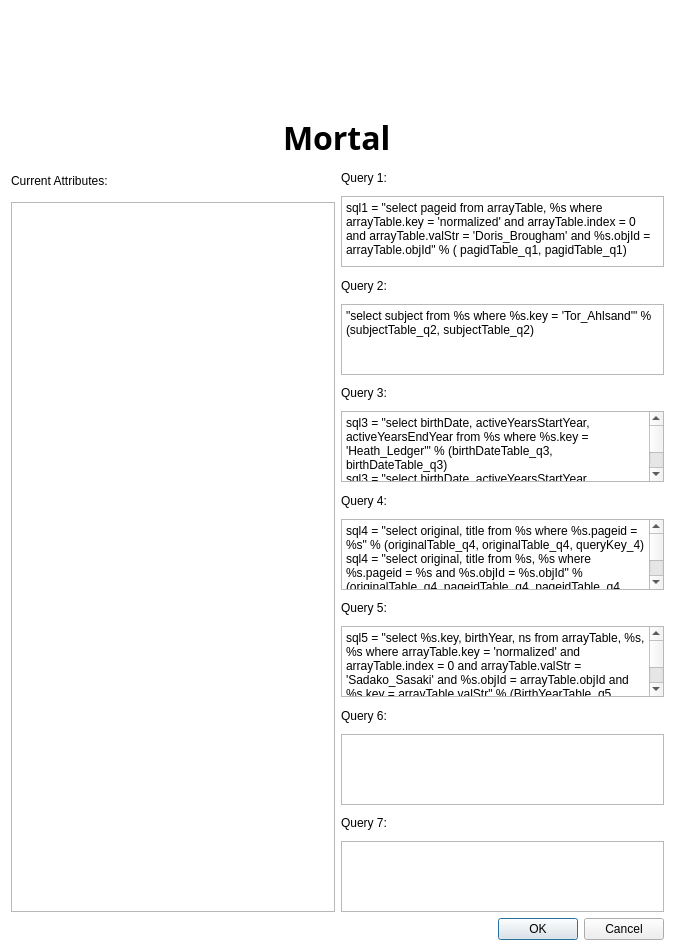
<?xml version="1.0" encoding="UTF-8"?>
<ui version="4.0">
 <class>Dialog_loadMultiModleFile</class>
 <widget class="QDialog" name="Dialog_loadMultiModleFile">
  <property name="geometry">
   <rect>
    <x>0</x>
    <y>0</y>
    <width>675</width>
    <height>951</height>
   </rect>
  </property>
  <property name="windowTitle">
   <string>Input Query workload</string>
  </property>
  <property name="styleSheet">
   <string notr="true">QDialog{
	background-color: rgb(255, 255, 255);
}</string>
  </property>
  <layout class="QVBoxLayout" name="verticalLayout_4">
   <item>
    <layout class="QVBoxLayout" name="verticalLayout_2" stretch="0,0">
     <property name="spacing">
      <number>0</number>
     </property>
     <property name="sizeConstraint">
      <enum>QLayout::SetMinimumSize</enum>
     </property>
     <property name="leftMargin">
      <number>0</number>
     </property>
     <property name="topMargin">
      <number>0</number>
     </property>
     <property name="rightMargin">
      <number>0</number>
     </property>
     <property name="bottomMargin">
      <number>0</number>
     </property>
     <item>
      <layout class="QHBoxLayout" name="horizontalLayout_logp">
       <item>
        <widget class="QLabel" name="label_logo">
         <property name="sizePolicy">
          <sizepolicy hsizetype="Minimum" vsizetype="Minimum">
           <horstretch>149</horstretch>
           <verstretch>104</verstretch>
          </sizepolicy>
         </property>
         <property name="minimumSize">
          <size>
           <width>149</width>
           <height>104</height>
          </size>
         </property>
         <property name="maximumSize">
          <size>
           <width>149</width>
           <height>104</height>
          </size>
         </property>
         <property name="styleSheet">
          <string notr="true"/>
         </property>
         <property name="text">
          <string/>
         </property>
         <property name="pixmap">
          <pixmap>logo.png</pixmap>
         </property>
         <property name="scaledContents">
          <bool>true</bool>
         </property>
        </widget>
       </item>
      </layout>
     </item>
     <item>
      <layout class="QHBoxLayout" name="horizontalLayout_mortal">
       <item>
        <widget class="QLabel" name="label_mortal">
         <property name="sizePolicy">
          <sizepolicy hsizetype="Fixed" vsizetype="Fixed">
           <horstretch>0</horstretch>
           <verstretch>0</verstretch>
          </sizepolicy>
         </property>
         <property name="font">
          <font>
           <family>.SF NS Text</family>
           <pointsize>24</pointsize>
           <weight>75</weight>
           <italic>false</italic>
           <bold>true</bold>
          </font>
         </property>
         <property name="styleSheet">
          <string notr="true"/>
         </property>
         <property name="text">
          <string>Mortal</string>
         </property>
        </widget>
       </item>
      </layout>
     </item>
    </layout>
   </item>
   <item>
    <layout class="QHBoxLayout" name="horizontalLayout_2">
     <item>
      <layout class="QVBoxLayout" name="verticalLayout_3">
       <item>
        <widget class="QLabel" name="label_8">
         <property name="text">
          <string>Current Attributes:</string>
         </property>
        </widget>
       </item>
       <item>
        <widget class="QListWidget" name="listWidget_notoAttributes">
         <property name="minimumSize">
          <size>
           <width>0</width>
           <height>710</height>
          </size>
         </property>
         <property name="maximumSize">
          <size>
           <width>16777215</width>
           <height>710</height>
          </size>
         </property>
        </widget>
       </item>
      </layout>
     </item>
     <item>
      <layout class="QVBoxLayout" name="verticalLayout">
       <item>
        <layout class="QHBoxLayout" name="horizontalLayout_5">
         <property name="sizeConstraint">
          <enum>QLayout::SetDefaultConstraint</enum>
         </property>
         <property name="topMargin">
          <number>0</number>
         </property>
         <property name="rightMargin">
          <number>0</number>
         </property>
         <property name="bottomMargin">
          <number>0</number>
         </property>
         <item>
          <widget class="QLabel" name="label">
           <property name="text">
            <string>Query 1:</string>
           </property>
          </widget>
         </item>
        </layout>
       </item>
       <item>
        <layout class="QHBoxLayout" name="horizontalLayout">
         <item>
          <widget class="QPlainTextEdit" name="plainTextEdit_query1">
           <property name="maximumSize">
            <size>
             <width>16777215</width>
             <height>71</height>
            </size>
           </property>
           <property name="plainText">
            <string>sql1 = &quot;select pageid from arrayTable, %s where arrayTable.key = 'normalized' and arrayTable.index = 0 and arrayTable.valStr = 'Doris_Brougham' and %s.objId = arrayTable.objId&quot; % ( pagidTable_q1, pagidTable_q1)</string>
           </property>
          </widget>
         </item>
        </layout>
       </item>
       <item>
        <widget class="QLabel" name="label_2">
         <property name="text">
          <string>Query 2:</string>
         </property>
        </widget>
       </item>
       <item>
        <widget class="QPlainTextEdit" name="plainTextEdit_query2">
         <property name="maximumSize">
          <size>
           <width>16777215</width>
           <height>71</height>
          </size>
         </property>
         <property name="plainText">
          <string>&quot;select subject from %s where %s.key = 'Tor_Ahlsand'&quot; % (subjectTable_q2, subjectTable_q2)</string>
         </property>
        </widget>
       </item>
       <item>
        <widget class="QLabel" name="label_3">
         <property name="text">
          <string>Query 3:</string>
         </property>
        </widget>
       </item>
       <item>
        <widget class="QPlainTextEdit" name="plainTextEdit_query3">
         <property name="maximumSize">
          <size>
           <width>16777215</width>
           <height>71</height>
          </size>
         </property>
         <property name="plainText">
          <string>sql3 = &quot;select birthDate, activeYearsStartYear, activeYearsEndYear from %s where %s.key = 'Heath_Ledger'&quot; % (birthDateTable_q3, birthDateTable_q3)
sql3 = &quot;select birthDate, activeYearsStartYear, activeYearsEndYear from %s, %s where %s.key = 'Heath_Ledger' and %s.key = %s.key&quot; % (birthDateTable_q3, activeYearsEndYearTable_q3, birthDateTable_q3, birthDateTable_q3, activeYearsEndYearTable_q3)
sql3 = &quot;select birthDate, activeYearsStartYear, activeYearsEndYear from %s, %s, %s where %s.key = 'Heath_Ledger' and %s.key = %s.key and %s.key = %s.key&quot; % (birthDateTable_q3, activeYearsStartYearTable_q3, activeYearsEndYearTable_q3, birthDateTable_q3, birthDateTable_q3, activeYearsStartYearTable_q3, birthDateTable_q3, activeYearsEndYearTable_q3)</string>
         </property>
        </widget>
       </item>
       <item>
        <widget class="QLabel" name="label_4">
         <property name="text">
          <string>Query 4:</string>
         </property>
        </widget>
       </item>
       <item>
        <widget class="QPlainTextEdit" name="plainTextEdit_query4">
         <property name="maximumSize">
          <size>
           <width>16777215</width>
           <height>71</height>
          </size>
         </property>
         <property name="plainText">
          <string>sql4 = &quot;select original, title from %s where %s.pageid = %s&quot; % (originalTable_q4, originalTable_q4, queryKey_4)
sql4 = &quot;select original, title from %s, %s where %s.pageid = %s and %s.objId = %s.objId&quot; % (originalTable_q4, pageidTable_q4, pageidTable_q4, queryKey_4, originalTable_q4, pageidTable_q4)
sql4 = &quot;select original, title from %s, %s, %s where %s.pageid = %s and %s.objId = %s.objId and %s.objId = %s.objId&quot; % (originalTable_q4, titleTable_q4, pageidTable_q4, pageidTable_q4, queryKey_4, originalTable_q4, titleTable_q4, originalTable_q4, pageidTable_q4)</string>
         </property>
        </widget>
       </item>
       <item>
        <widget class="QLabel" name="label_5">
         <property name="text">
          <string>Query 5:</string>
         </property>
        </widget>
       </item>
       <item>
        <widget class="QPlainTextEdit" name="plainTextEdit_query5">
         <property name="maximumSize">
          <size>
           <width>16777215</width>
           <height>71</height>
          </size>
         </property>
         <property name="plainText">
          <string>sql5 = &quot;select %s.key, birthYear, ns from arrayTable, %s, %s where arrayTable.key = 'normalized' and arrayTable.index = 0 and arrayTable.valStr = 'Sadako_Sasaki' and %s.objId = arrayTable.objId and %s.key = arrayTable.valStr&quot; % (BirthYearTable_q5, BirthYearTable_q5, nsTable_q5, nsTable_q5, BirthYearTable_q5)</string>
         </property>
        </widget>
       </item>
       <item>
        <widget class="QLabel" name="label_6">
         <property name="text">
          <string>Query 6:</string>
         </property>
        </widget>
       </item>
       <item>
        <widget class="QPlainTextEdit" name="plainTextEdit_query6">
         <property name="maximumSize">
          <size>
           <width>16777215</width>
           <height>71</height>
          </size>
         </property>
        </widget>
       </item>
       <item>
        <widget class="QLabel" name="label_7">
         <property name="text">
          <string>Query 7:</string>
         </property>
        </widget>
       </item>
       <item>
        <widget class="QPlainTextEdit" name="plainTextEdit_query7">
         <property name="maximumSize">
          <size>
           <width>16777215</width>
           <height>71</height>
          </size>
         </property>
        </widget>
       </item>
      </layout>
     </item>
    </layout>
   </item>
   <item>
    <widget class="QDialogButtonBox" name="buttonBox">
     <property name="orientation">
      <enum>Qt::Horizontal</enum>
     </property>
     <property name="standardButtons">
      <set>QDialogButtonBox::Cancel|QDialogButtonBox::Ok</set>
     </property>
    </widget>
   </item>
  </layout>
 </widget>
 <resources/>
 <connections>
  <connection>
   <sender>buttonBox</sender>
   <signal>accepted()</signal>
   <receiver>Dialog_loadMultiModleFile</receiver>
   <slot>accept()</slot>
   <hints>
    <hint type="sourcelabel">
     <x>248</x>
     <y>254</y>
    </hint>
    <hint type="destinationlabel">
     <x>157</x>
     <y>274</y>
    </hint>
   </hints>
  </connection>
  <connection>
   <sender>buttonBox</sender>
   <signal>rejected()</signal>
   <receiver>Dialog_loadMultiModleFile</receiver>
   <slot>reject()</slot>
   <hints>
    <hint type="sourcelabel">
     <x>316</x>
     <y>260</y>
    </hint>
    <hint type="destinationlabel">
     <x>286</x>
     <y>274</y>
    </hint>
   </hints>
  </connection>
 </connections>
</ui>
